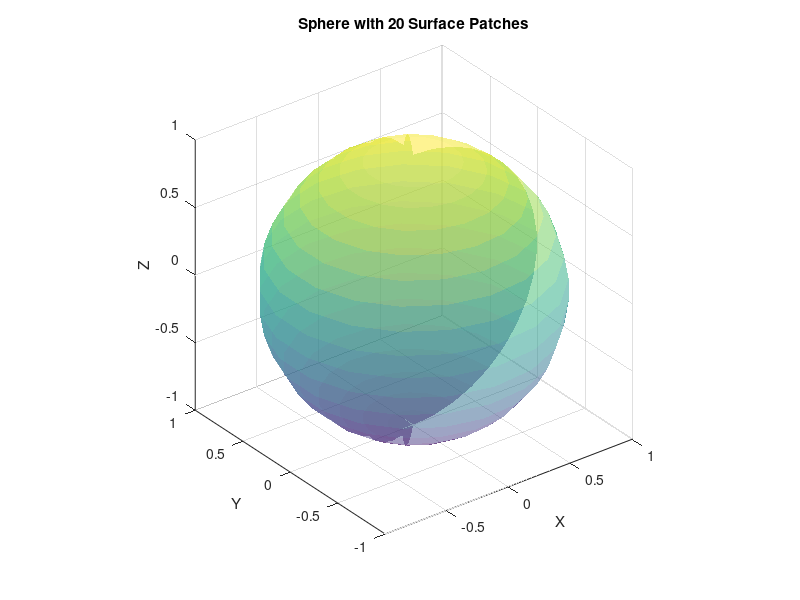

MATLAB code for this plot:
function ReconstructSphere_Test

    function plotSphereWithPatches(numPatches)

    % Define spherical coordinates
    [theta, phi] = meshgrid(linspace(0, 2 * pi, numPatches), linspace(0, pi, numPatches));
    
    % Convert spherical coordinates to Cartesian coordinates
    x = sin(phi) .* cos(theta);
    y = sin(phi) .* sin(theta);
    z = cos(phi);
    
    % Create the sphere plot
    figure;
    surf(x, y, z, 'FaceAlpha', 0.5, 'EdgeColor', 'none');
    axis equal;
    xlabel('X');
    ylabel('Y');
    zlabel('Z');
    title(['Sphere with ', num2str(numPatches), ' Surface Patches']);
    end

% Example: Create a sphere with 20x20 surface patches
numPatches = 20;
plotSphereWithPatches(numPatches);

end